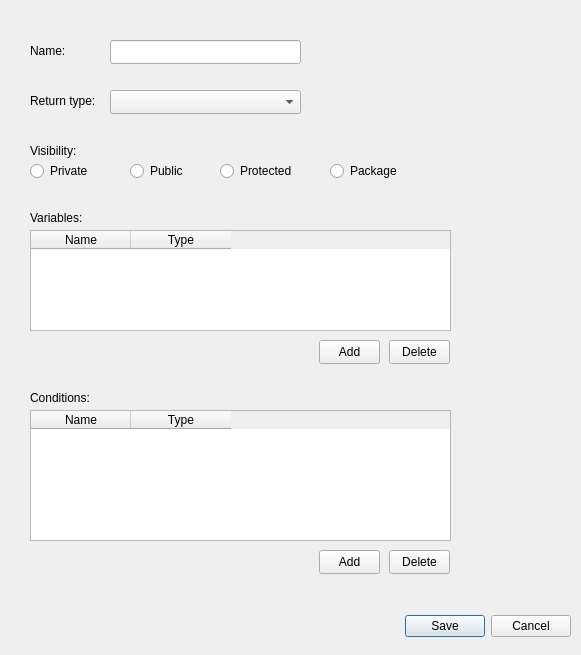
<?xml version="1.0" encoding="UTF-8"?>
<ui version="4.0">
 <class>OperationEditDialog</class>
 <widget class="QDialog" name="OperationEditDialog">
  <property name="geometry">
   <rect>
    <x>0</x>
    <y>0</y>
    <width>581</width>
    <height>655</height>
   </rect>
  </property>
  <property name="windowTitle">
   <string>Dialog</string>
  </property>
  <widget class="QDialogButtonBox" name="buttonBox">
   <property name="geometry">
    <rect>
     <x>230</x>
     <y>610</y>
     <width>341</width>
     <height>32</height>
    </rect>
   </property>
   <property name="orientation">
    <enum>Qt::Orientation::Horizontal</enum>
   </property>
   <property name="standardButtons">
    <set>QDialogButtonBox::StandardButton::Cancel|QDialogButtonBox::StandardButton::Save</set>
   </property>
  </widget>
  <widget class="QLabel" name="label">
   <property name="geometry">
    <rect>
     <x>30</x>
     <y>40</y>
     <width>51</width>
     <height>21</height>
    </rect>
   </property>
   <property name="text">
    <string>Name:</string>
   </property>
  </widget>
  <widget class="QLineEdit" name="operationNamelineEdit">
   <property name="geometry">
    <rect>
     <x>110</x>
     <y>40</y>
     <width>191</width>
     <height>24</height>
    </rect>
   </property>
  </widget>
  <widget class="QLabel" name="label_2">
   <property name="geometry">
    <rect>
     <x>30</x>
     <y>90</y>
     <width>81</width>
     <height>21</height>
    </rect>
   </property>
   <property name="text">
    <string>Return type:</string>
   </property>
  </widget>
  <widget class="QComboBox" name="returnTypeComboBox">
   <property name="geometry">
    <rect>
     <x>110</x>
     <y>90</y>
     <width>191</width>
     <height>24</height>
    </rect>
   </property>
  </widget>
  <widget class="QLabel" name="label_3">
   <property name="geometry">
    <rect>
     <x>30</x>
     <y>140</y>
     <width>61</width>
     <height>21</height>
    </rect>
   </property>
   <property name="text">
    <string>Visibility:</string>
   </property>
  </widget>
  <widget class="QRadioButton" name="privateRadioButton">
   <property name="geometry">
    <rect>
     <x>30</x>
     <y>160</y>
     <width>61</width>
     <height>22</height>
    </rect>
   </property>
   <property name="text">
    <string>Private</string>
   </property>
   <attribute name="buttonGroup">
    <string notr="true">visibilityButtonGroup</string>
   </attribute>
  </widget>
  <widget class="QRadioButton" name="publicRadioButton">
   <property name="geometry">
    <rect>
     <x>130</x>
     <y>160</y>
     <width>61</width>
     <height>22</height>
    </rect>
   </property>
   <property name="text">
    <string>Public</string>
   </property>
   <attribute name="buttonGroup">
    <string notr="true">visibilityButtonGroup</string>
   </attribute>
  </widget>
  <widget class="QRadioButton" name="protectedRadioButton">
   <property name="geometry">
    <rect>
     <x>220</x>
     <y>160</y>
     <width>71</width>
     <height>22</height>
    </rect>
   </property>
   <property name="text">
    <string>Protected</string>
   </property>
   <attribute name="buttonGroup">
    <string notr="true">visibilityButtonGroup</string>
   </attribute>
  </widget>
  <widget class="QRadioButton" name="packageRadioButton">
   <property name="geometry">
    <rect>
     <x>330</x>
     <y>160</y>
     <width>71</width>
     <height>22</height>
    </rect>
   </property>
   <property name="text">
    <string>Package</string>
   </property>
   <attribute name="buttonGroup">
    <string notr="true">visibilityButtonGroup</string>
   </attribute>
  </widget>
  <widget class="QTableWidget" name="variablesTableWidget">
   <property name="geometry">
    <rect>
     <x>30</x>
     <y>230</y>
     <width>421</width>
     <height>101</height>
    </rect>
   </property>
   <property name="columnCount">
    <number>2</number>
   </property>
   <column>
    <property name="text">
     <string>Name</string>
    </property>
   </column>
   <column>
    <property name="text">
     <string>Type</string>
    </property>
   </column>
  </widget>
  <widget class="QLabel" name="label_4">
   <property name="geometry">
    <rect>
     <x>30</x>
     <y>210</y>
     <width>71</width>
     <height>16</height>
    </rect>
   </property>
   <property name="text">
    <string>Variables:</string>
   </property>
  </widget>
  <widget class="QPushButton" name="deletePushButton">
   <property name="geometry">
    <rect>
     <x>389</x>
     <y>340</y>
     <width>61</width>
     <height>24</height>
    </rect>
   </property>
   <property name="text">
    <string>Delete</string>
   </property>
  </widget>
  <widget class="QPushButton" name="addVariablePushButton">
   <property name="geometry">
    <rect>
     <x>319</x>
     <y>340</y>
     <width>61</width>
     <height>24</height>
    </rect>
   </property>
   <property name="text">
    <string>Add</string>
   </property>
  </widget>
  <widget class="QPushButton" name="addConditionPushButton">
   <property name="geometry">
    <rect>
     <x>319</x>
     <y>550</y>
     <width>61</width>
     <height>24</height>
    </rect>
   </property>
   <property name="text">
    <string>Add</string>
   </property>
  </widget>
  <widget class="QLabel" name="label_5">
   <property name="geometry">
    <rect>
     <x>30</x>
     <y>390</y>
     <width>71</width>
     <height>16</height>
    </rect>
   </property>
   <property name="text">
    <string>Conditions:</string>
   </property>
  </widget>
  <widget class="QPushButton" name="deleteConditionPushButon">
   <property name="geometry">
    <rect>
     <x>389</x>
     <y>550</y>
     <width>61</width>
     <height>24</height>
    </rect>
   </property>
   <property name="text">
    <string>Delete</string>
   </property>
  </widget>
  <widget class="QTableWidget" name="conditionsTableWidget">
   <property name="geometry">
    <rect>
     <x>30</x>
     <y>410</y>
     <width>421</width>
     <height>131</height>
    </rect>
   </property>
   <column>
    <property name="text">
     <string>Name</string>
    </property>
   </column>
   <column>
    <property name="text">
     <string>Type</string>
    </property>
   </column>
  </widget>
 </widget>
 <resources/>
 <connections>
  <connection>
   <sender>buttonBox</sender>
   <signal>accepted()</signal>
   <receiver>OperationEditDialog</receiver>
   <slot>accept()</slot>
   <hints>
    <hint type="sourcelabel">
     <x>248</x>
     <y>254</y>
    </hint>
    <hint type="destinationlabel">
     <x>157</x>
     <y>274</y>
    </hint>
   </hints>
  </connection>
  <connection>
   <sender>buttonBox</sender>
   <signal>rejected()</signal>
   <receiver>OperationEditDialog</receiver>
   <slot>reject()</slot>
   <hints>
    <hint type="sourcelabel">
     <x>316</x>
     <y>260</y>
    </hint>
    <hint type="destinationlabel">
     <x>286</x>
     <y>274</y>
    </hint>
   </hints>
  </connection>
 </connections>
 <buttongroups>
  <buttongroup name="visibilityButtonGroup"/>
 </buttongroups>
</ui>
